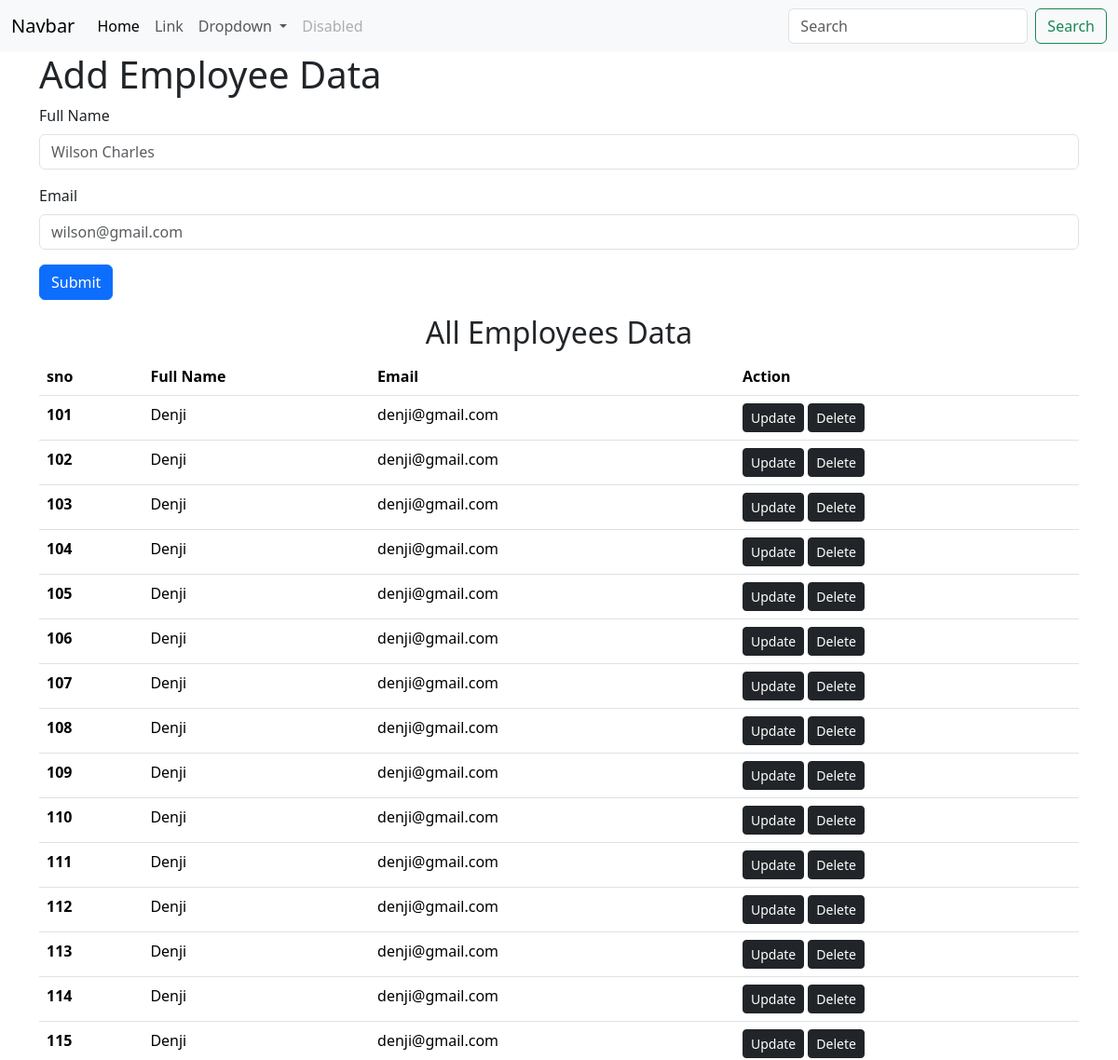
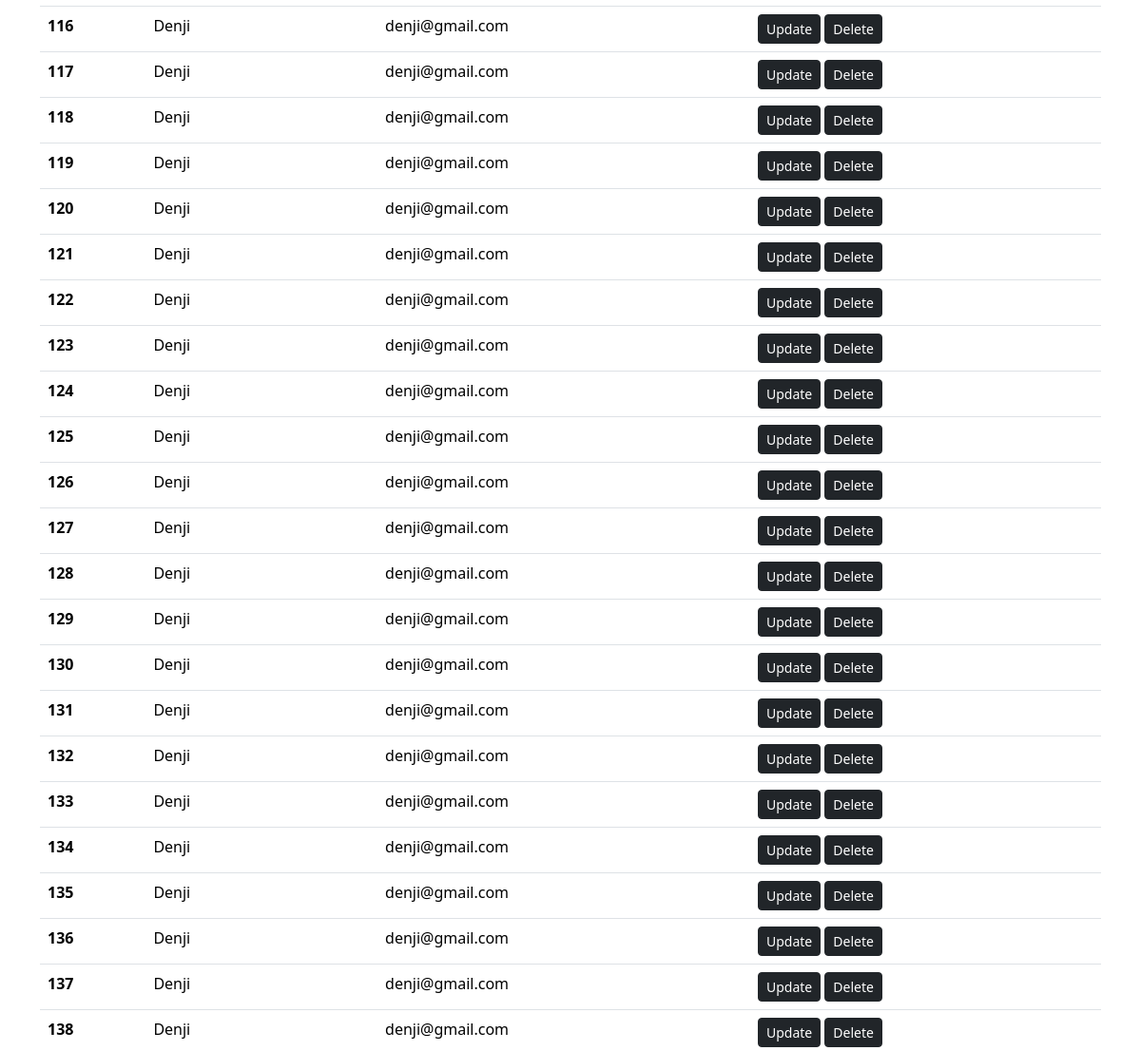
Before: / (upper part) with the older database file (2 pictures, top to bottom).
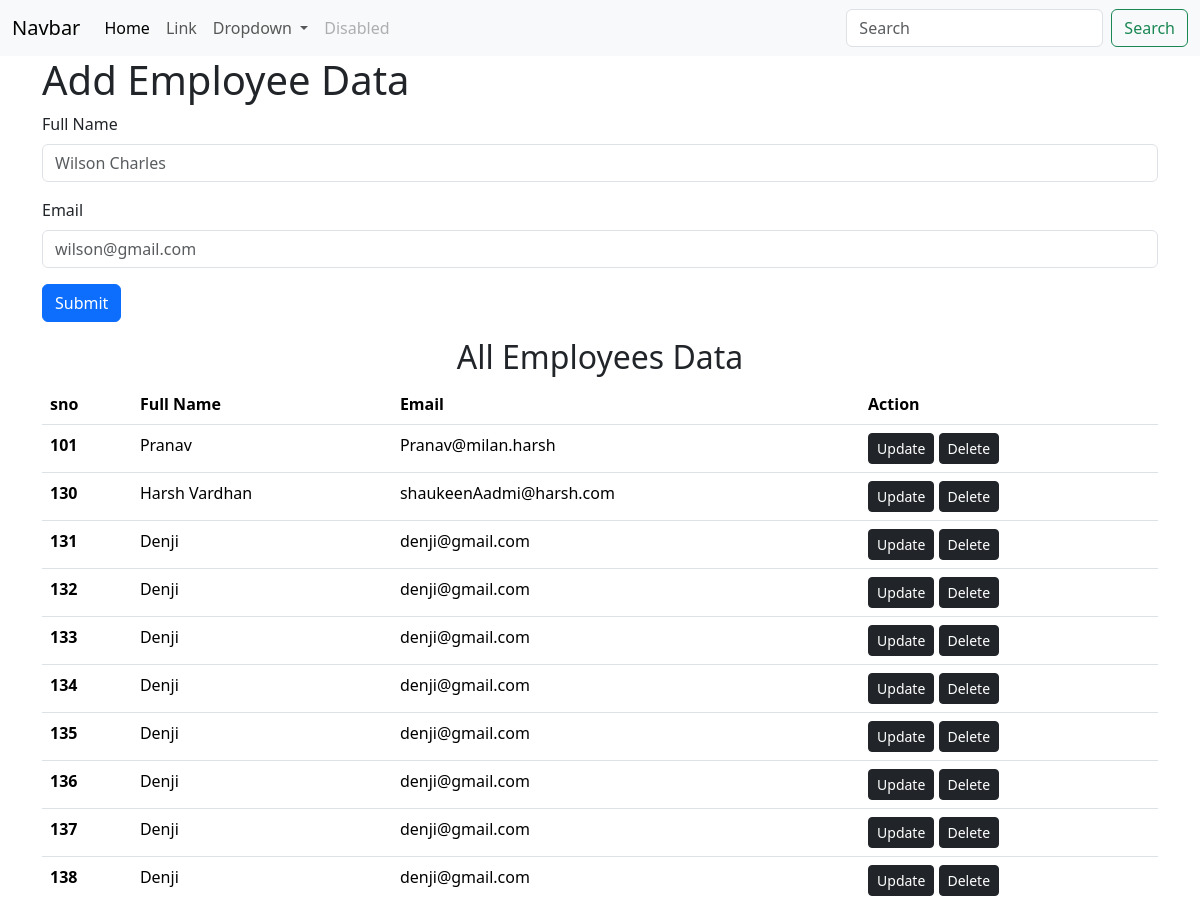
After: the same page with the newer database file.
### app.py (models this page shows)
class Employee(db.Model):
    sno = db.Column(db.Integer, primary_key=True)
    name = db.Column(db.String(200), nullable=False)
    email = db.Column(db.String(500), nullable=False)

### app.py (the view)
@app.route("/", methods=['GET', 'POST'])
def home():
    if request.method == "POST":
        name = request.form['name']
        email = request.form['email']
        employee = Employee(name=name, email=email)
        db.session.add(employee)
        db.session.commit()
    employees = Employee.query.all()
    return render_template("index.html", employees=employees)

### templates/index.html
{% extends 'base.html' %}
{% block body %}
    <div class="container">
      <h1>Add Employee Data</h1>
      <form action="/" method="post">
        <div class="mb-3">
        <label for="" class="form-label">Full Name</label>
        <input type="text" class="form-control" name="name" id="" placeholder="Wilson Charles">
      </div>
      <div class="mb-3">
        <label for="" class="form-label">Email</label>
        <input type="email" class="form-control" name="email" id="" placeholder="wilson@gmail.com">
      </div>
      <div class="mb-3">
        <button type="submit" class="btn btn-primary">
            Submit
        </button>
      </div>
      </form>
      <h2 class="text-center"> All Employees Data</h2>
        <table class="table">
  <thead>
    <tr>
      <th scope="col">sno</th>
      <th scope="col">Full Name</th>
      <th scope="col">Email</th>
      <th scope="col">Action</th>
    </tr>
  </thead>
  <tbody>
        {% for i in employees %}
            <tr>
                <th scope="row">{{i.sno}}</th>
                <td>{{i.name}}</td>
                <td>{{i.email}}</td>
                <td>
                    <a href="/update/{{i.sno}}" class="btn btn-dark btn-sm" role="button">Update</a>
                    <a href="/delete/{{i.sno}}" class="btn btn-dark btn-sm" role="button">Delete</a>
                </td>
            </tr>
        {% endfor %}
  </tbody>
</table>
{% endblock body %}

### templates/base.html (shortened to what this page needs)
<!doctype html>
<html lang="en">
  <head>
    <link href="https://cdn.jsdelivr.net/npm/bootstrap@5.3.8/dist/css/bootstrap.min.css" rel="stylesheet">
  </head>
  <body>
    <nav class="navbar navbar-expand-lg bg-body-tertiary">
  <div class="container-fluid">
    <a class="navbar-brand" href="#">Navbar</a>
    <div class="collapse navbar-collapse" id="navbarSupportedContent">
      <ul class="navbar-nav me-auto mb-2 mb-lg-0">
        <li class="nav-item">
          <a class="nav-link active" aria-current="page" href="#">Home</a>
        </li>
        <li class="nav-item">
          <a class="nav-link" href="#">Link</a>
        </li>
        <li class="nav-item dropdown">
          <a class="nav-link dropdown-toggle" href="#" role="button" data-bs-toggle="dropdown" aria-expanded="false">
            Dropdown
          </a>
        </li>
        <li class="nav-item">
          <a class="nav-link disabled" aria-disabled="true">Disabled</a>
        </li>
      </ul>
      <form class="d-flex" role="search">
        <input class="form-control me-2" type="search" placeholder="Search" aria-label="Search"/>
        <button class="btn btn-outline-success" type="submit">Search</button>
      </form>
    </div>
  </div>
</nav>
    {% block body %}
    {% endblock body %}
  </body>
</html>

Changed rows visible on the page:
removed Employee: sno "102", name "Denji", email "denji@gmail.com"
removed Employee: sno "103", name "Denji", email "denji@gmail.com"
removed Employee: sno "104", name "Denji", email "denji@gmail.com"
removed Employee: sno "105", name "Denji", email "denji@gmail.com"
removed Employee: sno "106", name "Denji", email "denji@gmail.com"
removed Employee: sno "107", name "Denji", email "denji@gmail.com"
removed Employee: sno "108", name "Denji", email "denji@gmail.com"
removed Employee: sno "109", name "Denji", email "denji@gmail.com"
removed Employee: sno "110", name "Denji", email "denji@gmail.com"
removed Employee: sno "111", name "Denji", email "denji@gmail.com"
removed Employee: sno "112", name "Denji", email "denji@gmail.com"
removed Employee: sno "113", name "Denji", email "denji@gmail.com"
removed Employee: sno "114", name "Denji", email "denji@gmail.com"
removed Employee: sno "115", name "Denji", email "denji@gmail.com"
removed Employee: sno "116", name "Denji", email "denji@gmail.com"
removed Employee: sno "117", name "Denji", email "denji@gmail.com"
removed Employee: sno "118", name "Denji", email "denji@gmail.com"
removed Employee: sno "119", name "Denji", email "denji@gmail.com"
removed Employee: sno "120", name "Denji", email "denji@gmail.com"
removed Employee: sno "121", name "Denji", email "denji@gmail.com"
removed Employee: sno "122", name "Denji", email "denji@gmail.com"
removed Employee: sno "123", name "Denji", email "denji@gmail.com"
removed Employee: sno "124", name "Denji", email "denji@gmail.com"
removed Employee: sno "125", name "Denji", email "denji@gmail.com"
removed Employee: sno "126", name "Denji", email "denji@gmail.com"
removed Employee: sno "127", name "Denji", email "denji@gmail.com"
removed Employee: sno "128", name "Denji", email "denji@gmail.com"
removed Employee: sno "129", name "Denji", email "denji@gmail.com"
changed Employee id 101: name "Denji" → "Pranav"; email "denji@gmail.com" → "Pranav@milan.harsh"
changed Employee id 130: name "Denji" → "Harsh Vardhan"; email "denji@gmail.com" → "shaukeenAadmi@harsh.com"
